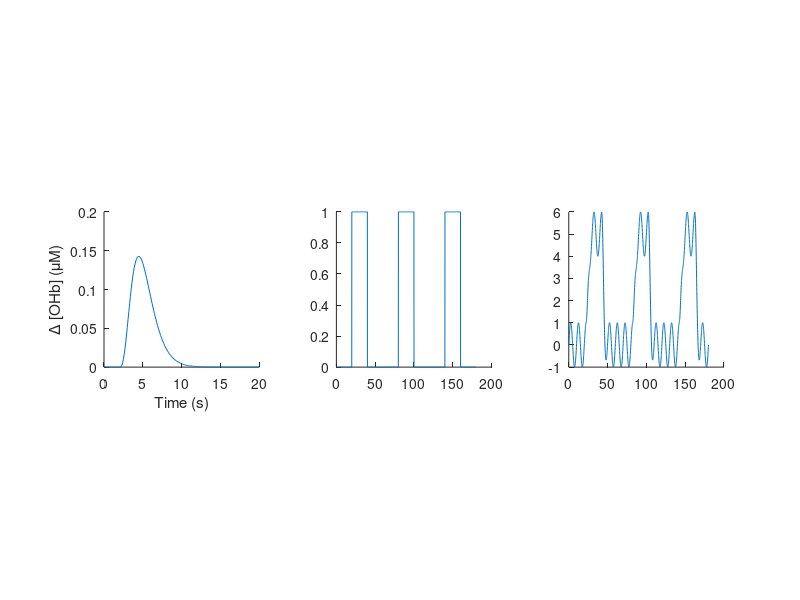

The MATLAB script that drew this image: (Note: this script raises an error after producing the figure.)
%% Clean
close all
clear all



%% Hemodynamic impulse response
Fs      = 10;
dur     = 20; % sec
xh       = 0:(1/Fs):dur; % sec
a		= 4.30; % peak time 4.5 s after stim, shape
b		= 0.75; % scale
delta	= 2; % 2s delay
beta	= 0.5;
sigma	= 1;
H       = beta*gampdf(xh-delta,a,b);


%% Convolution with stimulus block
Fs      = 10;
dur     = 180; % sec
xx       = 0:(1/Fs):dur; % sec
N		= length(xx);
xx		= xx(1:N);
X		= zeros(N,1);
X((20*Fs:40*Fs))	= 1;
X((80*Fs:100*Fs))	= 1;
X((140*Fs:160*Fs))	= 1;
C       = conv(X,H);
C       = C(1:N);

%% Sinusoid noise
s = 1*sin(2*pi*0.1*xx)';
C = C + s;

%% Convolution size parameters
u = X;
v = H;
m = length(u);
n = length(v);

%% Graph
figure(666)
subplot(131)
plot(xh,H)
xlabel('Time (s)');
ylabel('\Delta [OHb] (\muM)');
axis square
box off

subplot(132)
plot(xx,X);
axis square
box off

subplot(133)
plot(xx,C);
axis square
box off

drawnow
%% Data
y					= C+sigma*randn(size(C));
Fs					= 10;
dur					= 180; % sec
dataStruct.y		= y;
dataStruct.T		= xh;
dataStruct.u		= X; % stimulus  block
dataStruct.Ntotal	= length(y);
dataStruct.m		= length(X);
dataStruct.n		= length(H);
dataStruct.o		= m+n-1;

%% INTIALIZE THE CHAINS
nChains		= 3;
initsStruct = struct([]);
for ii = 1:nChains
	initsStruct(ii).sigma		= sigma;
	initsStruct(ii).a			= a;
	initsStruct(ii).b			= b;
	initsStruct(ii).beta		= beta;
	initsStruct(ii).delta		= delta;
end

%% RUN THE CHAINS
parameters		= {'b','a','sigma','beta','delta','wn'}; % The parameter(s) to be monitored.
burnInSteps		= 1000;		% Number of steps to 'burn-in' the samplers.
numSavedSteps	= 1000;		% Total number of steps in chains to save.
thinSteps		= 1;		% Number of steps to 'thin' (1=keep every step).
nIter			= ceil((numSavedSteps*thinSteps )/nChains); % Steps per chain.
doparallel		= 1; % do not use parallelization
if doparallel
	isOpen = matlabpool('size') > 0;
	if ~isOpen
		matlabpool open
	end
end
fprintf( 'Running JAGS...\n' );
% [samples, stats, structArray] = matjags( ...
% 	tic
model = 'model_hemoglm.txt';
[samples,stats,structArray] = pa_matjags(...
	dataStruct,...                     % Observed data
	fullfile(pwd, model), ...			% File that contains model definition
	initsStruct,...                    % Initial values for latent variables
	'doparallel',doparallel, ...      % Parallelization flag
	'nchains',nChains,...              % Number of MCMC chains
	'nburnin',burnInSteps,...          % Number of burnin steps
	'nsamples',nIter,...				% Number of samples to extract
	'thin',thinSteps,...              % Thinning parameter
	'monitorparams',parameters, ...    % List of latent variables to monitor
	'savejagsoutput',1,...          % Save command line output produced by JAGS?
	'verbosity',0,...               % 0=do not produce any output; 1=minimal text output; 2=maximum text output
	'cleanup',0);                    % clean up of temporary files?


%%
b		= samples.b;
a		= samples.a;
sigma	= samples.sigma;
beta	= samples.beta;
delta	= samples.delta;
pred	= samples.wn; % posterior predictive

[m,n,o] = size(pred);
pred	= reshape(pred,m*n,o);

figure(1)
subplot(131)
plot(b');

subplot(132)
plot(a');

subplot(133)
plot(sigma');

%%
b		= b(:);
a		= a(:);
sigma	= sigma(:);
beta	= beta(:);
delta	= delta(:);

figure(2)
subplot(231)
plotPost(b,'showMode',true);
xlabel('b');

subplot(232)
plotPost(a,'showMode',true);
xlabel('a');

subplot(233)
plotPost(sigma,'showMode',true);
xlabel('sigma');

subplot(234)
plotPost(beta);
xlabel('beta');

subplot(235)
plotPost(delta);
xlabel('delta');

%%
figure(3)
subplot(221)
plot(a,b,'k.');
axis square
box off
set(gca,'TickDir','out');
xlim([0.8*min(a) 1.2*max(a)]);
ylim([0.8*min(b) 1.2*max(b)]);

subplot(222)
plot(a,beta,'k.');
axis square
box off
set(gca,'TickDir','out');
xlim([0.8*min(a) 1.2*max(a)]);
ylim([0.8*min(beta) 1.2*max(beta)]);

subplot(223)
plot(b,beta,'k.');
axis square
box off
set(gca,'TickDir','out');
xlim([0.8*min(b) 1.2*max(b)]);
ylim([0.8*min(beta) 1.2*max(beta)]);

subplot(224)
plot(a,sigma,'k.');
axis square
box off
set(gca,'TickDir','out');
xlim([0.8*min(a) 1.2*max(a)]);
ylim([0.8*min(sigma) 1.2*max(sigma)]);
%%
x       = 0:(1/Fs):dur; % sec
figure(4)
plot(x,y,'k-','LineWidth',2)

hold on
for idx = 1:numSavedSteps
	hpred   = beta(idx)*gampdf(x-delta(idx),a(idx),b(idx));
	ypred       = conv(X,hpred);
	ypred       = ypred(1:N);
	plot(x,ypred,'k-','Color',[.7 .7 .7]);
end
axis square
box off
set(gca,'TickDir','out');

